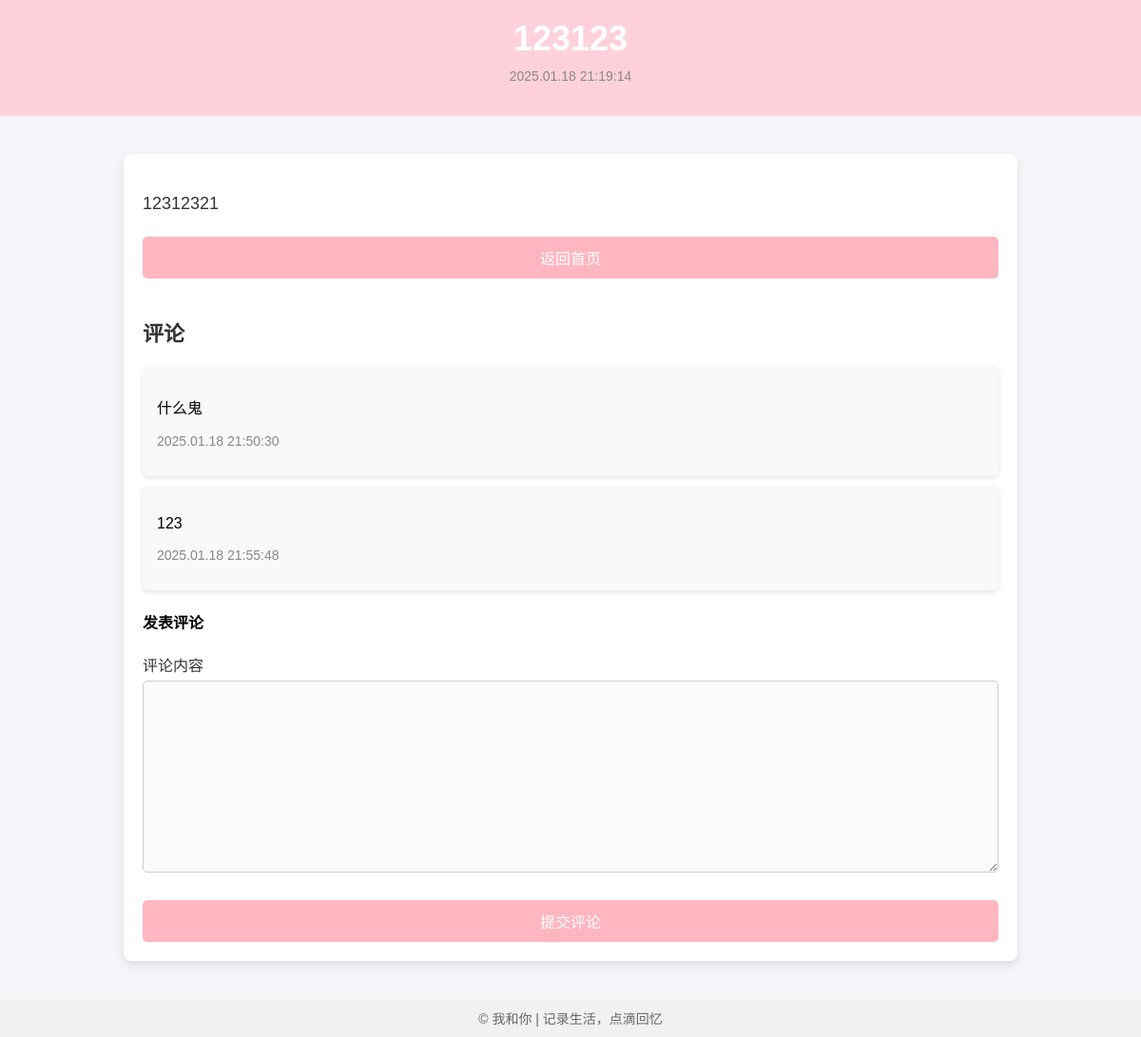
Screenshot of /diary/17/ with the database file from the repository.
### diary/models.py (models this page shows, shortened)
class Diary(models.Model):
    title = models.CharField(max_length=100)
    content = models.TextField()
    created_at = models.DateTimeField(auto_now_add=True)

class Comment(models.Model):
    diary = models.ForeignKey('Diary', on_delete=models.CASCADE, related_name='comments')
    content = models.TextField()
    created_at = models.DateTimeField(auto_now_add=True)

### diary/views.py (the view)
# urls.py: path('diary/<int:diary_id>/', views.diary_detail, name='diary_detail'),
def diary_detail(request, diary_id):
    diary = Diary.objects.get(id=diary_id)
    comments = diary.comments.all()
    if request.method == 'POST':
        form = CommentForm(request.POST)
        if form.is_valid():
            comment = form.save(commit=False)
            comment.diary = diary  # 关联当前日记
            comment.save()
            return redirect('diary_detail', diary_id=diary.id)  # 提交后刷新页面
    else:
        form = CommentForm()
    return render(request, 'diary_detail.html', {
        'diary': diary,
        'comments': comments,
        'form': form,
    })

### diary/forms.py
class CommentForm(forms.ModelForm):
    class Meta:
        model = Comment
        fields = ['content']

### templates/diary_detail.html (shortened to what this page needs)
<!DOCTYPE html>
<html lang="zh">
<head>
    {% load static %}
    <link rel="stylesheet" href="{% static 'css/diary_detail.css' %}">
</head>
<body>
    <header>
        <h1>{{ diary.title }}</h1>
        <p class="diary-date">{{ diary.created_at|date:"Y.m.d H:i:s" }}</p>
    </header>
    <main>
        <article>
            <p>{{ diary.content }}</p>
        </article>
        <nav>
            <button onclick="window.location.href='{% url 'home' %}'" class="delete-btn">返回首页</button>
        </nav>
        <section>
            <h3>评论</h3>
            <ul>
                {% for comment in comments %}
                    <li>
                        <div class="comment-content">
                            <p>{{ comment.content }}</p>
                            <p class="comment-date">{{ comment.created_at|date:"Y.m.d H:i:s" }}</p>
                        </div>
                    </li>
                {% empty %}
                    <li>暂无评论。</li>
                {% endfor %}
            </ul>
            <h4>发表评论</h4>
            <form method="POST" class="comment-form">
                <div class="form-group">
                    <label for="{{ form.content.id_for_label }}">评论内容</label>
                    {{ form.content }}
                </div>
                <button type="submit" class="submit-btn">提交评论</button>
            </form>
        </section>
    </main>
    <footer>
        &copy; {{ year }} 我和你 | 记录生活，点滴回忆
    </footer>
</body>
</html>

### diary/static/css/diary_detail.css (style rules this page uses)
body { font-family: Arial, sans-serif; background-color: #f4f4f9; margin: 0; padding: 0; }
header { background-color: #FFD1DC; color: white; padding: 20px; text-align: center; }
header h1 { margin: 0; font-size: 36px; }
header .diary-date { font-size: 14px; color: #888; margin-top: 10px; }
main { max-width: 900px; margin: 40px auto; padding: 20px; background-color: white; border-radius: 8px; box-shadow: 0 4px 10px rgba(0, 0, 0, 0.1); }
article { font-size: 18px; line-height: 1.6; color: #333; }
nav { margin-top: 20px; text-align: center; }
button { width: 100%; background-color: #FFB6C1; color: white; padding: 10px 20px; border: none; border-radius: 5px; cursor: pointer; font-size: 16px; transition: background-color 0.3s ease; }
section { margin-top: 40px; }
h3 { font-size: 22px; color: #333; margin-bottom: 20px; }
ul { list-style: none; padding: 0; }
ul li { background-color: #f9f9f9; margin-bottom: 10px; padding: 15px; border-radius: 5px; box-shadow: 0 2px 5px rgba(0, 0, 0, 0.1); }
.comment-date { font-size: 14px; color: #888; margin-top: 5px; }
form { margin-top: 20px; }
form button { margin-top: 10px; }
footer { background-color: #f1f1f1; color: #666; text-align: center; padding: 10px; font-size: 14px; margin-top: 40px; }
.comment-form { margin-top: 20px; }
.comment-form .form-group { margin-bottom: 15px; }
.comment-form label { font-size: 16px; color: #333; margin-bottom: 5px; display: block; }
.comment-form textarea { width: 100%; padding: 10px; font-size: 16px; border: 1px solid #ccc; border-radius: 5px; resize: vertical; }
ul li { display: flex; justify-content: space-between; align-items: center; }
form div { margin-bottom: 20px; }
label { display: block; font-size: 16px; color: #333; margin-bottom: 8px; }
input[type="text"], textarea { width: 100%; padding: 10px; border: 1px solid #ccc; border-radius: 5px; font-size: 16px; box-sizing: border-box; background-color: #fafafa; }
button, .nav-button { width: 100%; background-color: #FFB6C1; color: white; padding: 10px 20px; border: none; border-radius: 5px; cursor: pointer; font-size: 16px; display: inline-block; box-sizing: border-box; text-align: center; }

### rows the page displays
Diary: title "123123", created_at "2025.01.18 21:19:14", content "12312321"
Comment: content "什么鬼", created_at "2025.01.18 21:50:30"
Comment: content "123", created_at "2025.01.18 21:55:48"
